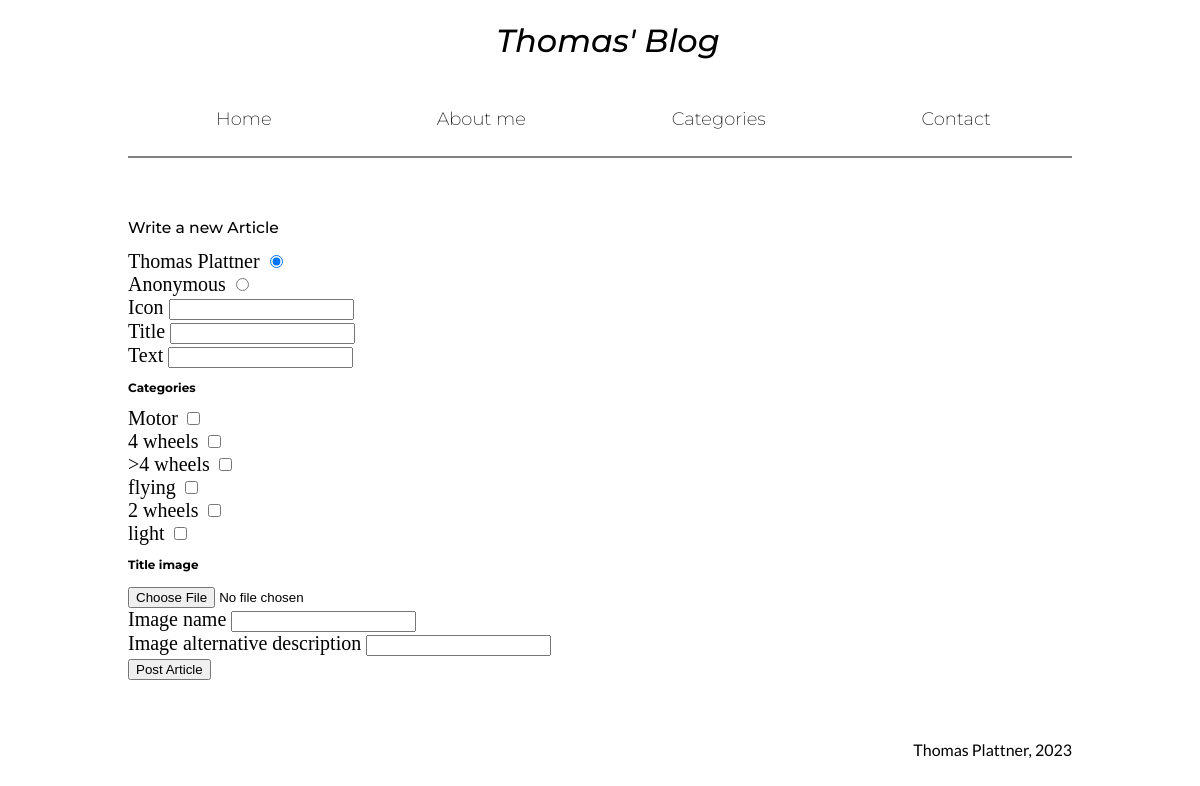
The page /new on the database as committed earlier.
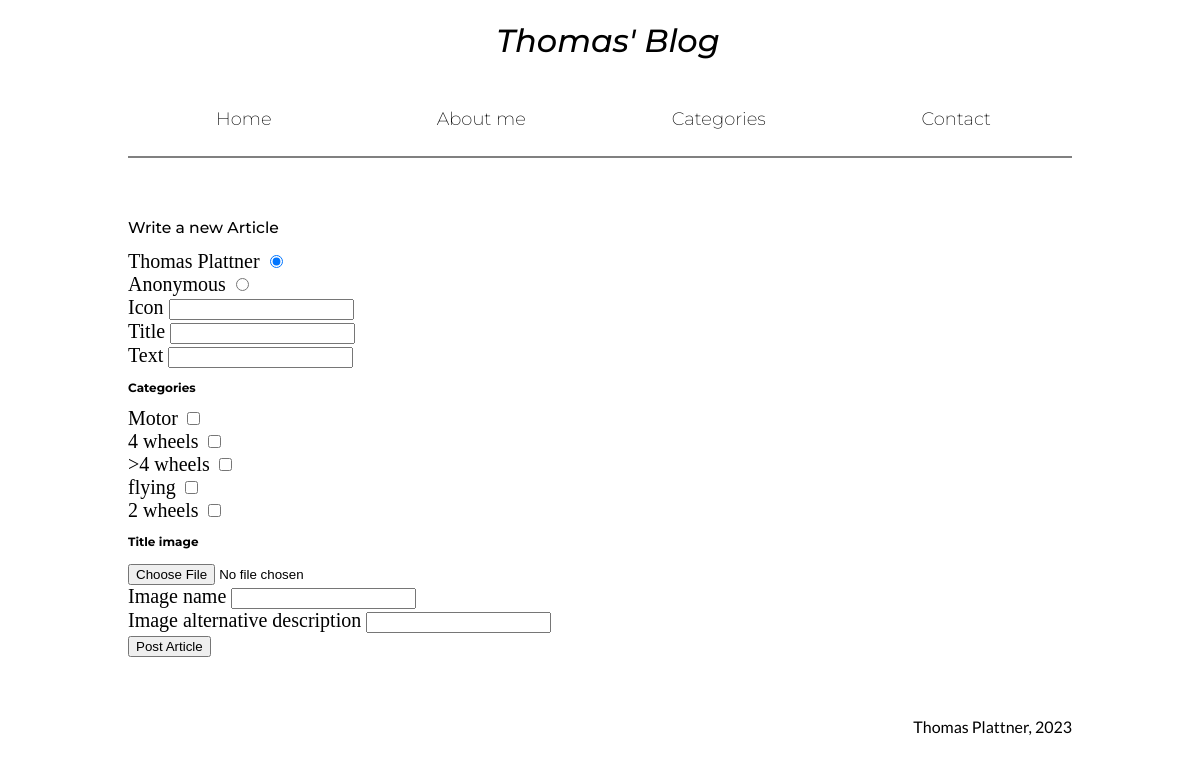
The same page on the database as committed later.
### app/articles/models.py (models this page shows)
class Category(db.Model, CRUDMixin):
    __tablename__ = 'category'
    id = db.Column(db.Integer, primary_key=True)
    categories = db.Column(db.String(30))
    article_categories = db.relationship('ArticleCategory', backref='category', lazy=True)

### app/new_article/routes.py (the view)
@blueprint.get('/new')
def get_article():
    categories = Category.query.all()
    return render_template('new_article/new.html', categories=categories)

### app/templates/new_article/new.html (shortened to what this page needs)
{% extends 'base.html' %}
{% block main %}
    <h2>Write a new Article</h2>
    <form method="POST" enctype="multipart/form-data" action="/new">
        <div>
            <label for="Thomas Plattner">Thomas Plattner</label>
            <input type="radio" id="Thomas Plattner" name="user_id" value="Thomas Plattner" checked><br>
            <label for="Anonymous">Anonymous</label>
            <input type="radio" id="Anonymous" name="user_id" value="Anonymous">
        </div>
        <div>
            <label for="icon">Icon</label>
            <input type="text" name="icon" id="icon" maxlength="30">
        </div>
        <div>
            <label for="title">Title</label>
            <input type="text" name="title" id="title" maxlength="80">
        </div>
        <div>
            <label for="text">Text</label>
            <input type="text" name="text" id="text" maxlength="20000">
        </div>
        <h3>Categories</h3>
        <div>
            {% for category in categories %}
                <label for="{{ category.id }}">{{ category.categories}}</label>
                <input type="checkbox" id="{{ category.id }}" name="{{ category.id }}" value="{{ category.id }}"><br>
            {% endfor %}
        </div>
        <h3>Title image</h3>
        <div>
            <input type="file" id="article_image" name="article_image" accept=".png, .jpg, .jpeg, .gif, .svg" max-file-size="5242880">
        <div>
            <label for="image_name">Image name</label>
            <input type="" name="image_name" id="image_name" maxlength="30">
        </div>
        <div>
            <label for="image_alt">Image alternative description</label>
            <input type="text" name="image_alt" id="image_alt" maxlength="80">
        </div>
        <input type="submit" value="Post Article">
    </form>
{% endblock %}

Rows that differ between the two databases and show on the page:
removed Category: categories "light"
